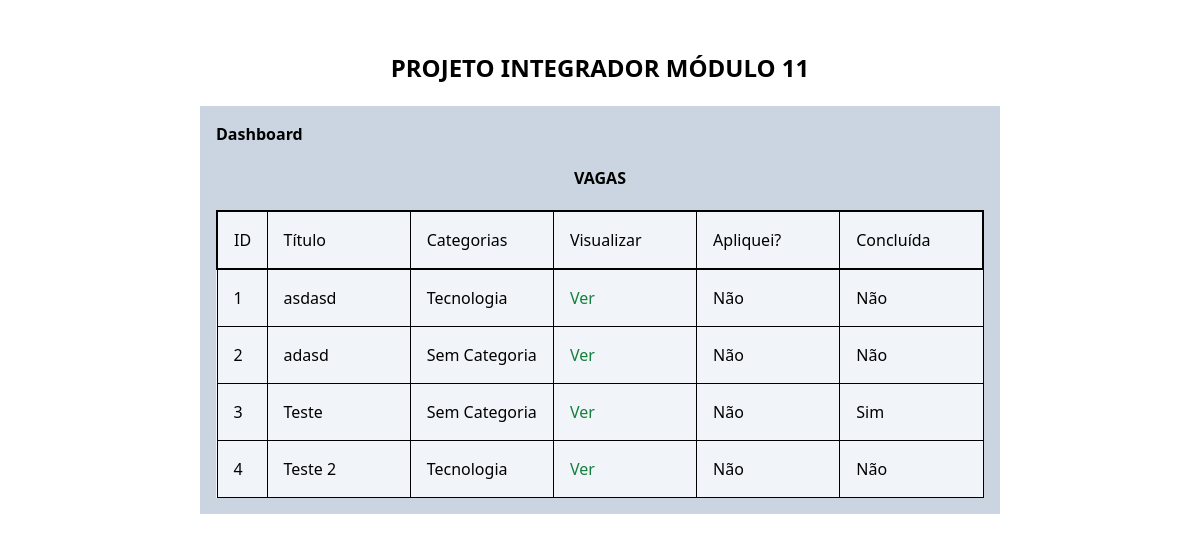
Page /vagas on the earlier database version.
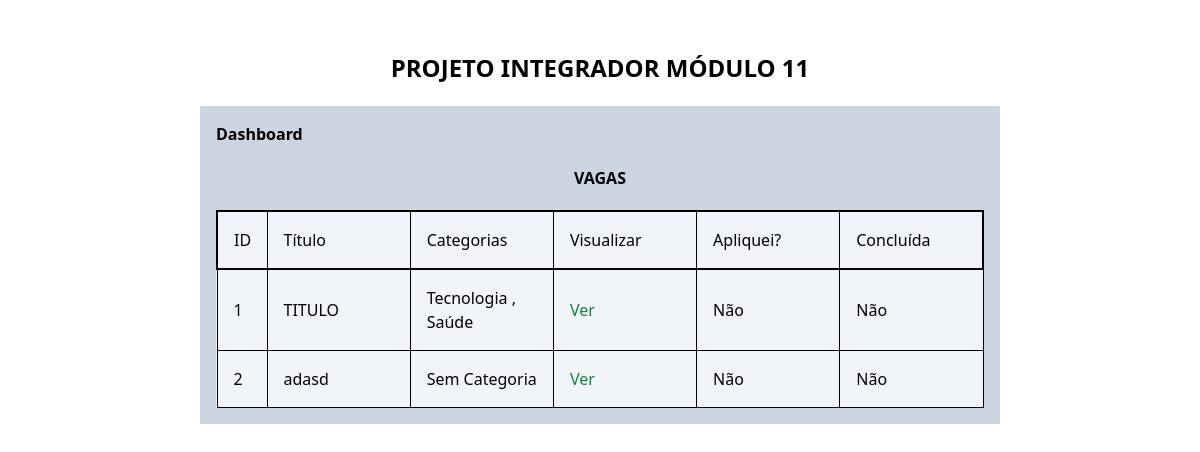
Same page on the later database version.
### projetointegrador/models.py (models this page shows, shortened)
class Vaga(models.Model):
    titulo = models.CharField(max_length=255)
    descricao = models.CharField(max_length=1023)
    concluida = models.BooleanField()
    publicar = models.BooleanField()
    categoria = models.ManyToManyField(CategoriaVaga, blank=True)

class CategoriaVaga(models.Model):
    titulo = models.CharField(max_length=255)
    def __str__(self):
        return self.titulo

### projetointegrador/views.py (the view)
# urls.py: path('vagas', views.vagas, name='vagas'),
def vagas(request):
    return VagasController.index(request)

### projetointegrador/controllers/VagasController.py (called while the page is built)
    def index(request):
        vagas = Vaga.objects.filter(publicar=True)
        return render(request, 'vagas/index.html', {
            'vagas': vagas
        })

### projetointegrador/templates/vagas/index.html
{% extends 'base.html' %}
{%block conteudo%}
<div class="min-h-[calc(100vh-90px-20vh)] flex items-center">
    <div class="block p-[16px] bg-slate-300 m-auto max-w-[800px]">
        <div class="font-bold mb-[20px]">
            <a class="font-bold block hover:text-blue-800" href="{% url 'dashboard-usuario' %}">
                Dashboard
            </a>
        </div>
        <div class="font-bold mb-[20px] text-center">
            VAGAS
        </div>
        {% if vagas.all.count > 0 %}
            <table class="border-collapse table-fixed w-full bg-slate-100">
                <thead>
                    <tr class="border-[2px] border-solid border-[#000]">
                        <th class="w-[50px] border border-solid border-[#000] font-medium p-4 text-center">ID</th>
                        <th class="border border-solid border-[#000] font-medium p-4 text-left">Título</th>
                        <th class="border border-solid border-[#000] font-medium p-4 text-left">Categorias</th>
                        <th class="border border-solid border-[#000] font-medium p-4 text-left">Visualizar</th>
                        <th class="border border-solid border-[#000] font-medium p-4 text-left">Apliquei?</th>
                        <th class="border border-solid border-[#000] font-medium p-4 text-left">Concluída</th>
                    </tr>
                </thead>
                <tbody>
                    {% for vaga in vagas.all %}
                    <tr>
                        <td class="border border-solid border-[#000] p-4">{{ vaga.id }}</td>
                        <td class="border border-solid border-[#000] p-4">{{ vaga.titulo }}</td>
                        <td class="border border-solid border-[#000] p-4">
                            {% if vaga.categoria.all.count > 0 %}
                                {% for categoria in vaga.categoria.all %}
                                    {% if forloop.first %}
                                        {{ categoria }}
                                    {% else %}
                                        , {{ categoria }}
                                    {% endif %}
                                {% endfor %}
                            {% else %}
                                Sem Categoria
                            {% endif %}
                        </td>
                        <td class="border border-solid border-[#000] p-4">
                            <a class="block text-green-700 hover:text-blue-800" href="{% url 'vaga' vaga.id %}">
                                Ver
                            </a>
                        </td>
                        <td class="border border-solid border-[#000] p-4">Não</td>
                        <td class="border border-solid border-[#000] p-4">{{ vaga.concluida|yesno:"Sim,Não" }}</td>
                    </tr>
                    {% endfor %}
                </tbody>
            </table>
        {% else %}
            SEM VAGAS DISPONÍVEIS
        {% endif %}
    </div>
</div>
{%endblock%}

### templates/base.html (shortened to what this page needs)
{% load static %}
<!doctype html>
<html lang="en">
<head>
    <link href="{% static 'app.css' %}" rel="stylesheet">
</head>
<body>
    <div class="text-[24px] font-bold text-center pt-[50px] pb-[20px]">
        PROJETO INTEGRADOR MÓDULO 11
    </div>
    {%block conteudo%} {%endblock%}
</body>
</html>

### templates/static/app.css (style rules this page uses)
html { line-height: 1.5; -webkit-text-size-adjust: 100%; -moz-tab-size: 4; -o-tab-size: 4; tab-size: 4; font-family: ui-sans-serif, system-ui, -apple-system, BlinkMacSystemFont, "Segoe UI", Roboto, "Helvetica Neue", Arial, "Noto Sans", sans-serif, "Apple Color Emoji", "Segoe UI Emoji", "Segoe UI Symbol", "Noto Color Emoji"; }
body { margin: 0; line-height: inherit; }
a { color: inherit; text-decoration: inherit; }
table { text-indent: 0; border-color: inherit; border-collapse: collapse; }
.m-auto { margin: auto; }
.mb-\[20px\] { margin-bottom: 20px; }
.block { display: block; }
.flex { display: flex; }
.min-h-\[calc\(100vh-90px-20vh\)\] { min-height: calc(100vh - 90px - 20vh); }
.w-full { width: 100%; }
.w-\[50px\] { width: 50px; }
.max-w-\[800px\] { max-width: 800px; }
.table-fixed { table-layout: fixed; }
.border-collapse { border-collapse: collapse; }
.items-center { align-items: center; }
.border { border-width: 1px; }
.border-\[2px\] { border-width: 2px; }
.border-solid { border-style: solid; }
.border-\[\#000\] { --tw-border-opacity: 1; border-color: rgb(0 0 0 / var(--tw-border-opacity)); }
.bg-slate-300 { --tw-bg-opacity: 1; background-color: rgb(203 213 225 / var(--tw-bg-opacity)); }
.bg-slate-100 { --tw-bg-opacity: 1; background-color: rgb(241 245 249 / var(--tw-bg-opacity)); }
.p-\[16px\] { padding: 16px; }
.p-4 { padding: 1rem; }
.pt-\[50px\] { padding-top: 50px; }
.pb-\[20px\] { padding-bottom: 20px; }
.text-left { text-align: left; }
.text-center { text-align: center; }
.text-\[24px\] { font-size: 24px; }
.font-bold { font-weight: 700; }
.font-medium { font-weight: 500; }
.text-green-700 { --tw-text-opacity: 1; color: rgb(21 128 61 / var(--tw-text-opacity)); }

Differences in the rows shown:
no longer on this page (row edited): Vaga: id "3", titulo "Teste", shows "Sem Categoria", concluida "Sim"
no longer on this page (row edited): Vaga: id "4", titulo "Teste 2", concluida "Não", CategoriaVaga (titulo "Tecnologia")
changed Vaga id 1: gains CategoriaVaga (titulo "Saúde"); titulo "asdasd" → "TITULO"
